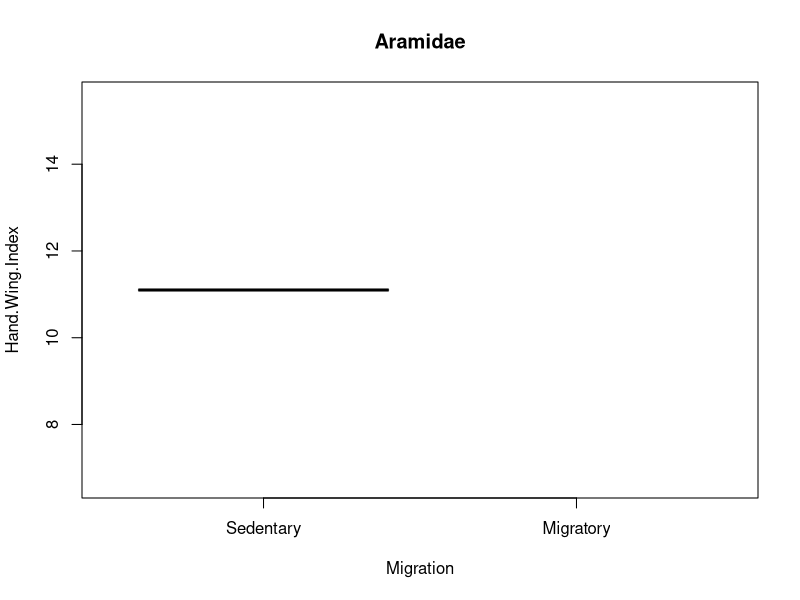
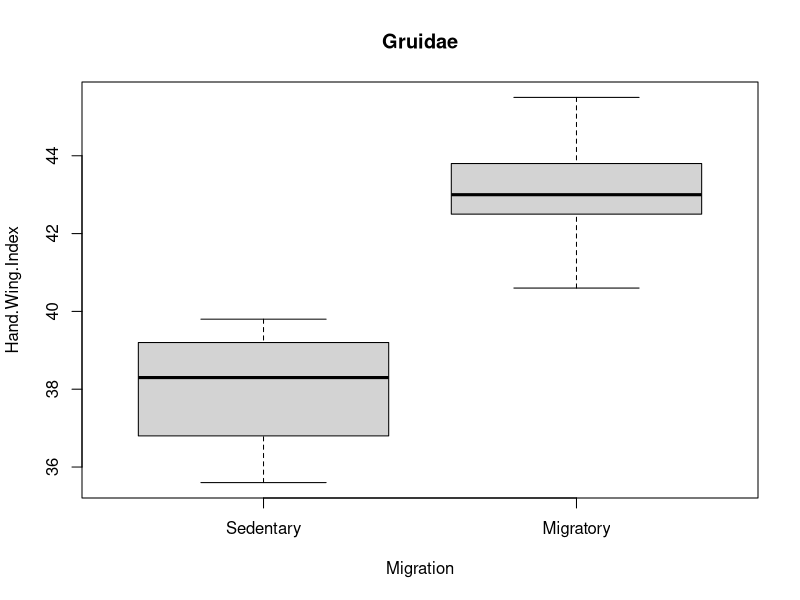
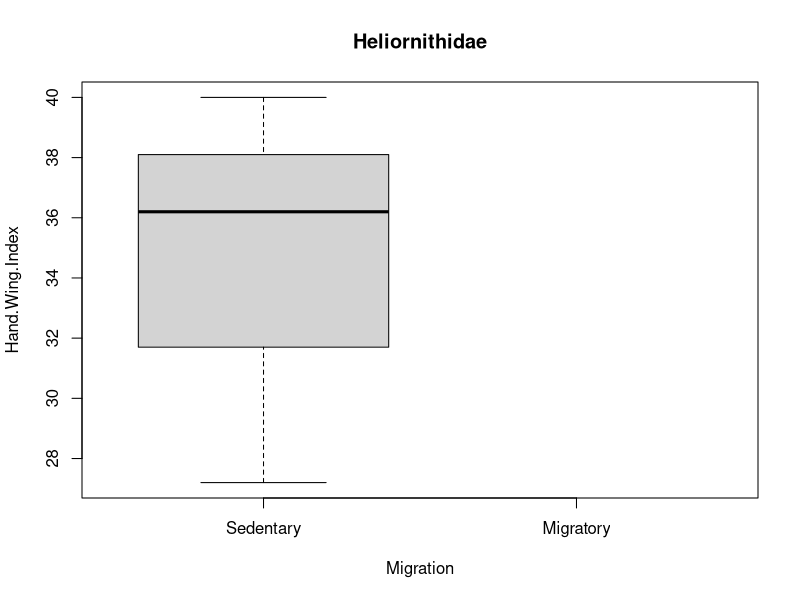
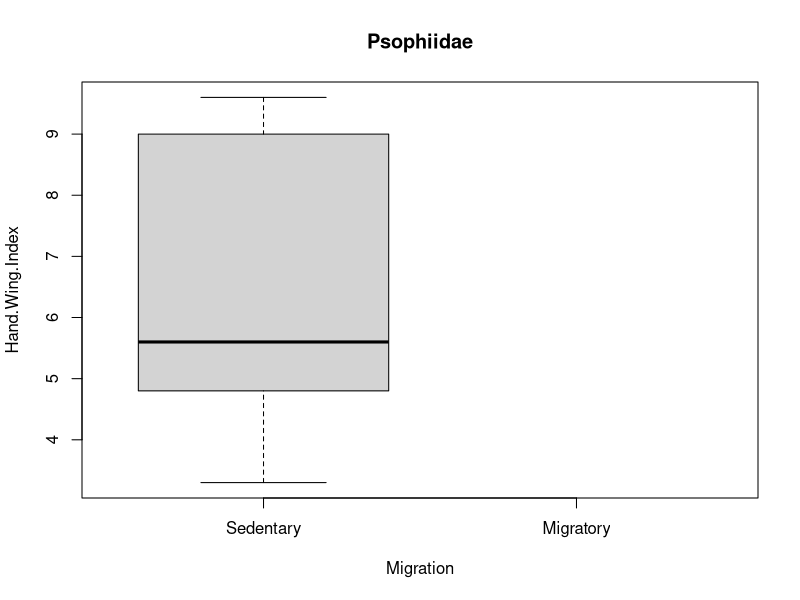
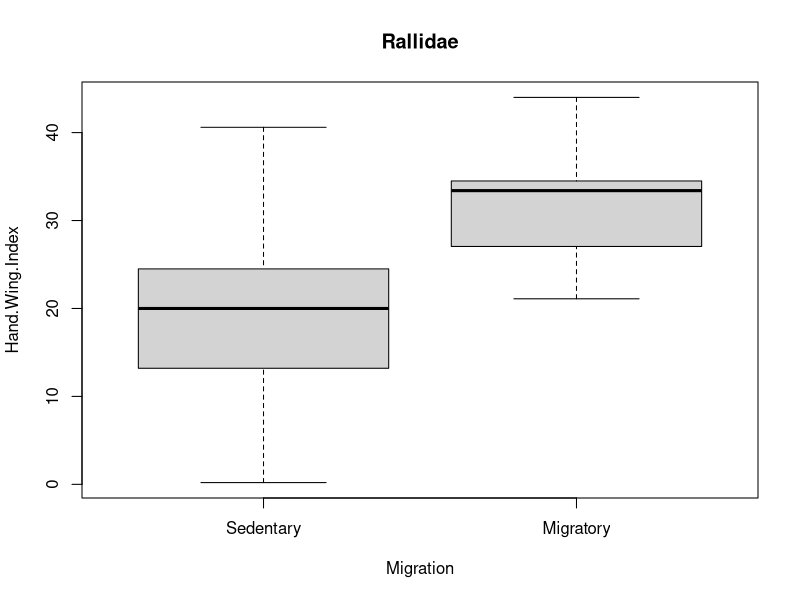

Generate these figures, in order, with R:
# Install / load packages
#install.packages("dplyr") # https://dplyr.tidyverse.org/
library(dplyr) 

# Read in data
avonetData <- read.delim("AVONET_averages_BirdLifeInternationalTaxonomy.txt", sep = "\t", header = TRUE, stringsAsFactors = TRUE)

###########################################
##  Exercise: Solution  ##
###########################################
# Step 1: Filter the data

avonetData_Gruiformes_noPartialMigration <- filter(avonetData, (Order1 == "Gruiformes") & (Migration != 2))

# Step 2: Re-coding the Migration column.

avonetData_Gruiformes_noPartialMigration <- avonetData_Gruiformes_noPartialMigration %>% 
    mutate(Migration = case_when(Migration == 3 ~ 1, .default = 0))
avonetData_Gruiformes_noPartialMigration <- avonetData_Gruiformes_noPartialMigration %>% 
    mutate(Migration = factor(Migration, levels = c(0,1), labels = c("Sedentary", "Migratory")))

# Step 3: Create boxplots.

for(family in unique(avonetData_Gruiformes_noPartialMigration$Family1)){
    boxplot(formula = Hand.Wing.Index ~ Migration, main = family, data = filter(avonetData_Gruiformes_noPartialMigration, Family1 == family))
}